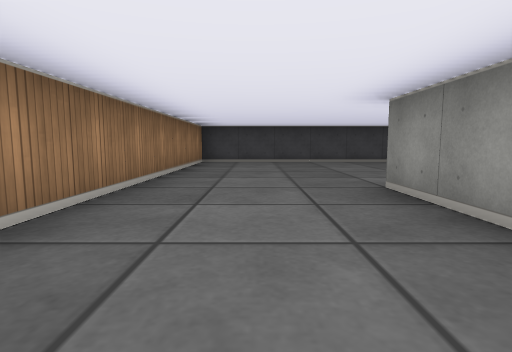
view 1 (above)

16 first-person views from a walk through a cub3D ray-caster map. The camera is about half as high as the walls, tilts 6° down and sees 80° across. The floor is counted in squares. Each view is taken from the middle of a square. On the plan, view 1 faces up. The plan holds only what a view shows up to about 9 squares ahead; the rest is blank.

view 2
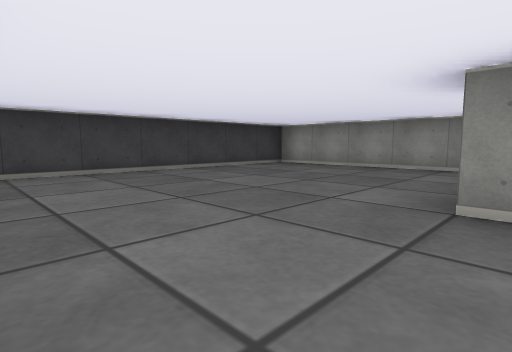

view 3
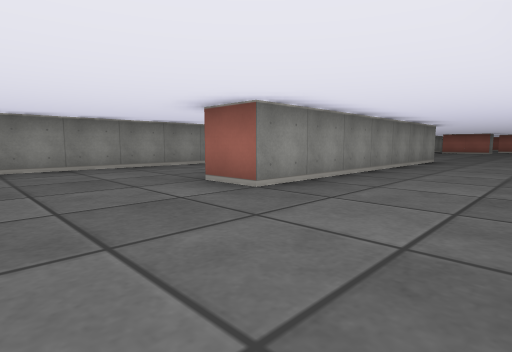

view 4
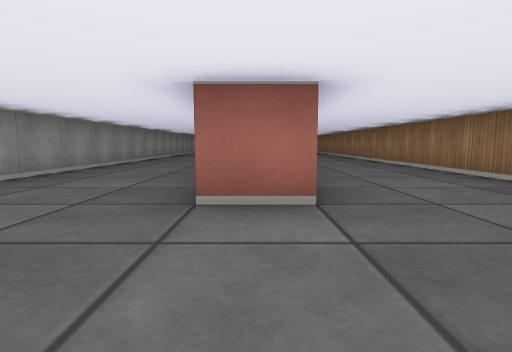

view 5
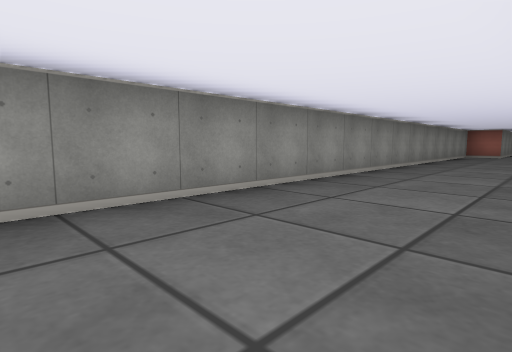

view 6
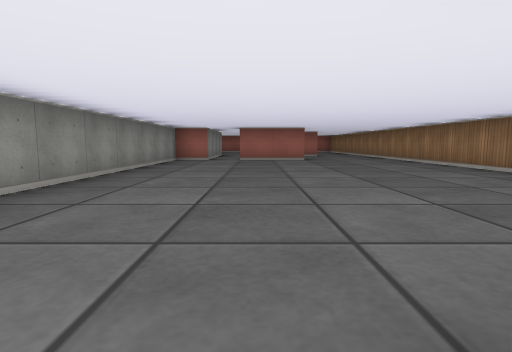

view 7
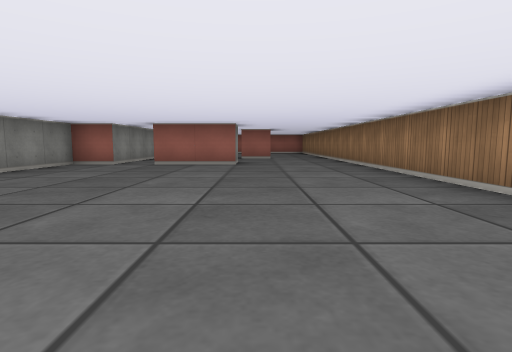

view 8
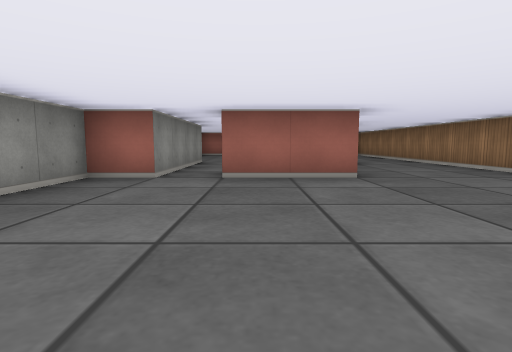

view 9
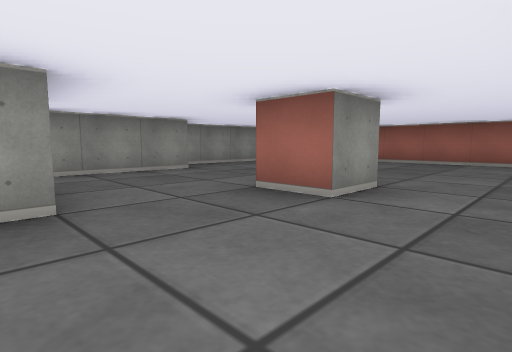

view 10
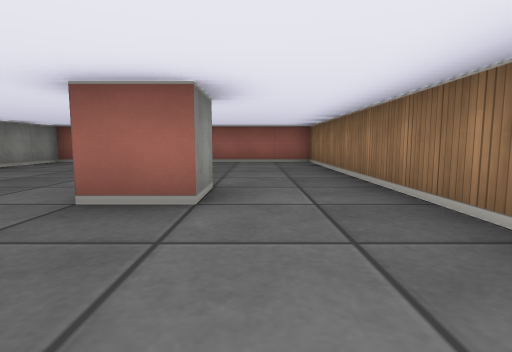

view 11
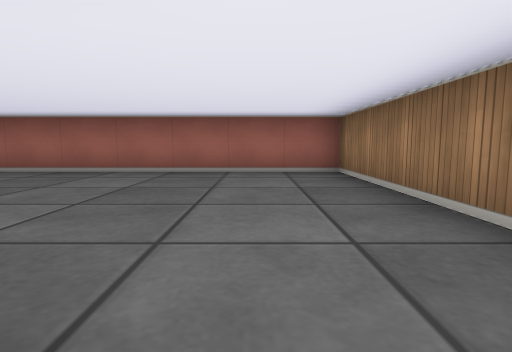

view 12
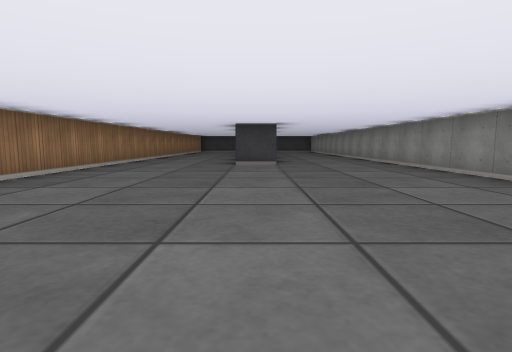

view 13
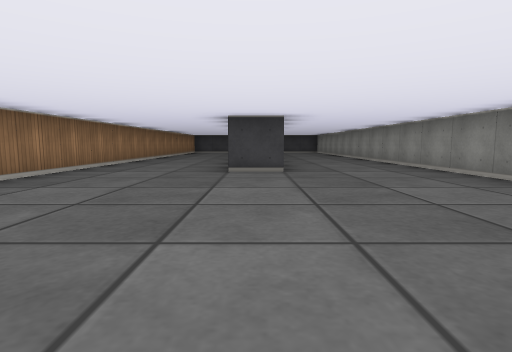

view 14
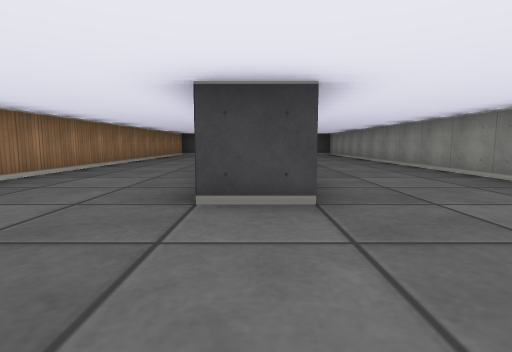

view 15
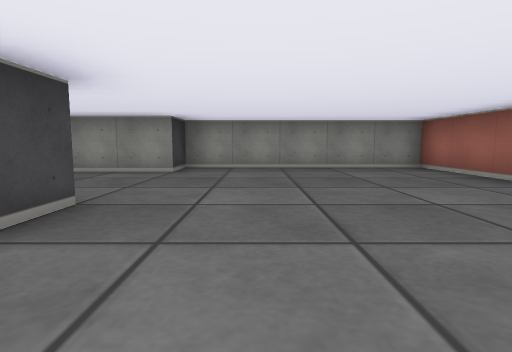

view 16
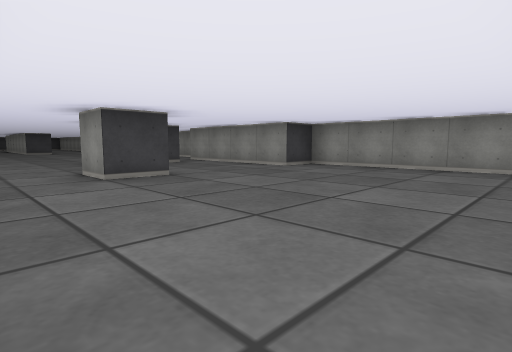

### Floor plan
Points are (right, up) in squares from view 1. A wall is a line through its corners. A room is listed if a view was taken in it or the views show most of it. See-through windows are left out.
Room 1 (views 1, 2, 3, 4, 5, 6, 7, 8, 9, 10, 11, 12, 13, 14, 15, 16)
walls: (2.6, -3.5) (1.5, -3.5) (1.5, 3.5) (2.5, 3.5); (4.5, -12.5) (5.5, -12.5) (5.5, 8.5) (-1.5, 8.5) (-1.5, -21.5) (5.5, -21.5) (5.5, -16.5) (4.5, -16.5) (4.5, -12.5); (1.5, -13.6) (1.5, -12.5) (3.5, -12.5); (3.6, -13.5) (3.1, -13.5); (1.6, -16.5) (0.5, -16.5) (0.5, -15.5) (1.5, -15.5)

Positions as (right, up) in squares from view 1, and headings:
1: (0, 0), facing up
2: (-1, 3), facing up-right
3: (-1, 6), facing down-right
4: (2, 6), facing down
5: (3, 1), facing down-right
6: (3, -3), facing down
7: (1, -5), facing down
8: (3, -8), facing down
9: (-1, -13), facing down-right
10: (0, -13), facing down
11: (0, -16), facing down
12: (2, -11), facing up
13: (2, -9), facing up
14: (2, -6), facing up
15: (-1, -18), facing right
16: (-1, -21), facing up-right
